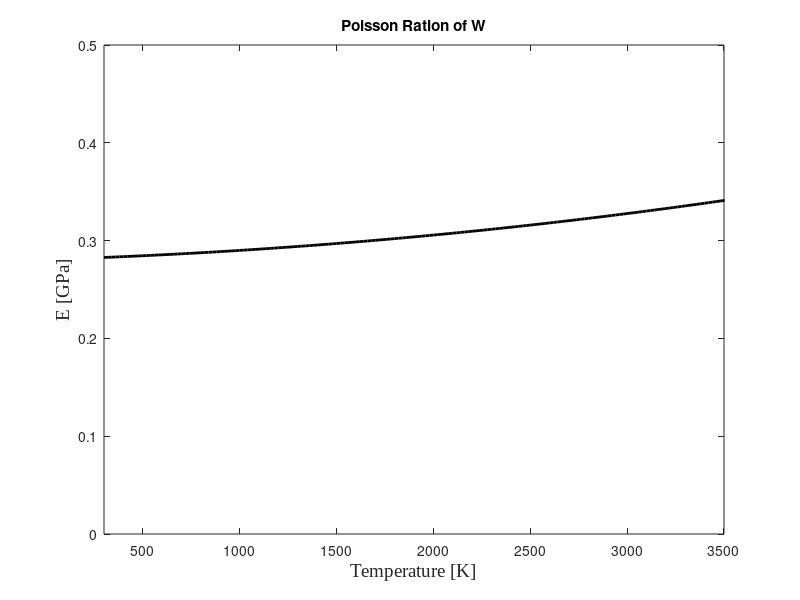

Write the MATLAB code that produced this figure. (Note: this script raises an error after producing the figure.)

fsize=14;
T=300:20:6000;
n=size(T,2);
nu=zeros(n,1);

Poisson=@(T) 0.28247+6.1902e-6*(T-298)+3.162e-9*T.^2;

for i=1:n
nu(i)=Poisson(T(i));
end

figure( 'Name', 'W Poisson Ratio' );
plot(T,nu,'k','LineWidth',2)
xlabel('Temperature [K]','FontName','Times New Roman','FontSize',fsize)
ylabel('E [GPa]','FontSize',fsize,'FontName', 'Times New Roman')
xlim([300 3500])
ylim([0 0.5])
title('Poisson Ration of W')
ax = gca;
ax.FontSize = fsize; 
hold off